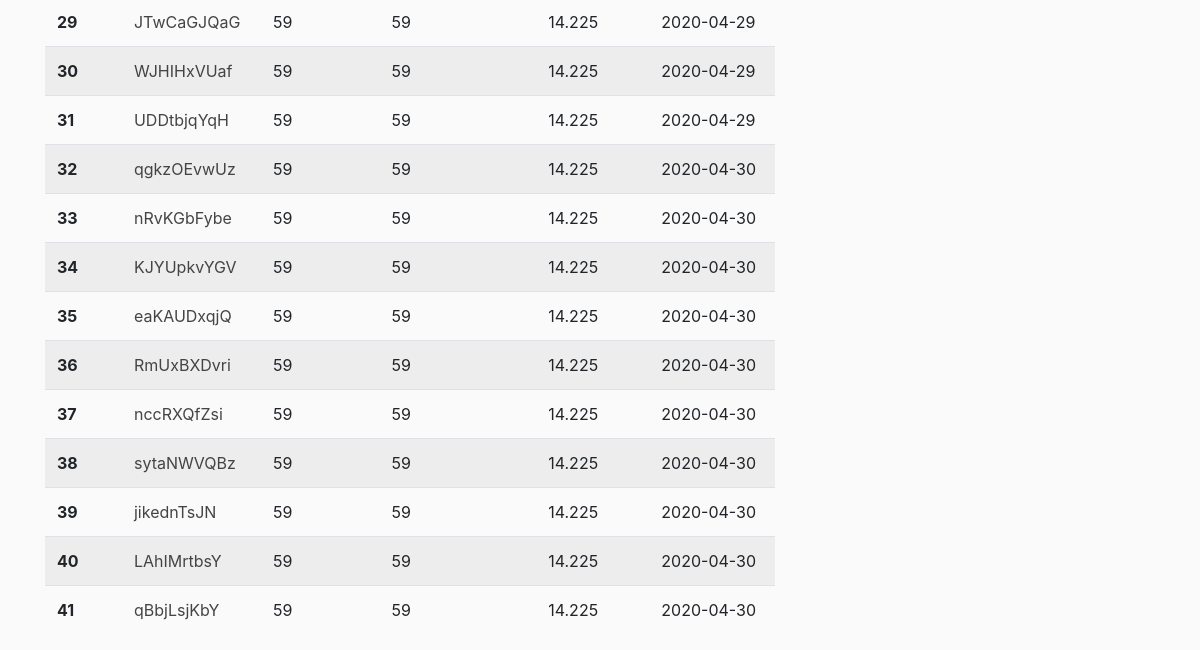
The page /qsolist (lower part) on the database as committed earlier.
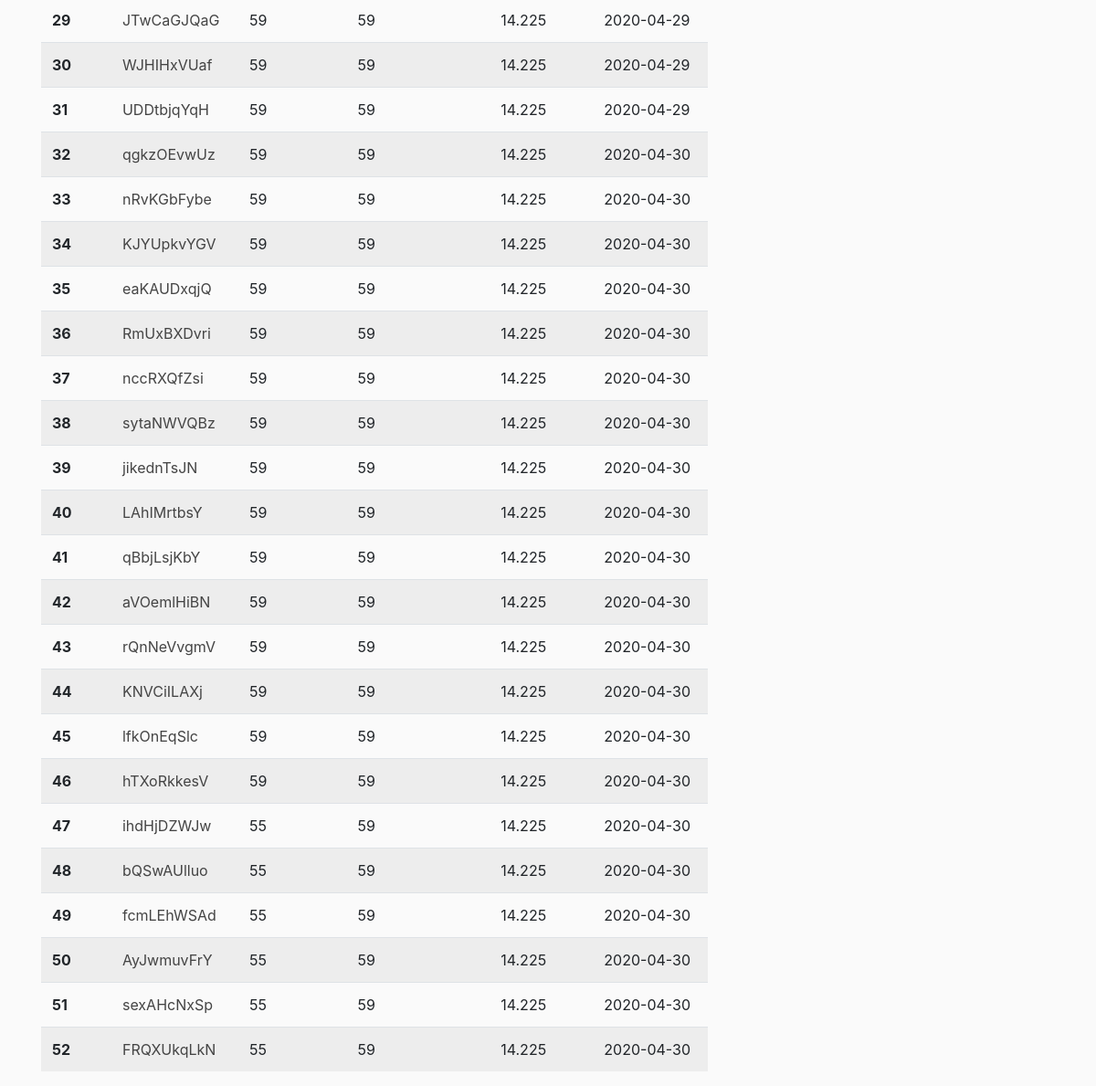
The same page on the database as committed later.
### app/models.py (models this page shows, shortened)
class Qso (db.Model):
    id = db.Column(db.Integer, primary_key=True)
    callsign = db.Column(db.String(20), nullable=False)
    signal_sent = db.Column(db.String(20), nullable=False)
    signal_received = db.Column(db.String(20), nullable=False)
    custom_sent = db.Column(db.String(20), nullable=False)
    custom_received = db.Column(db.String(20), nullable=False)
    frequency_used = db.Column(db.String(20), nullable=False)
    qso_date = db.Column(db.DateTime, nullable=False, default=datetime.utcnow)

### app/views.py (the view)
@app.route("/qsolist")
def qso_list():
    logs = Qso.query.all()
    return render_template("/public/qso_list.html", title='QSO List', logs=logs)

### app/templates/public/qso_list.html (shortened to what this page needs)
{% extends "/dashboard/template/dashboard_template.html" %}
{% block main %}
      <table class="table table-striped table-hover">
        <tbody>
        {% for log in logs %}
          <tr>
            <th scope="row">{{ log.id }}</th>
            <td><a class="article-title" href="{{url_for('contact', contact_id=log.id)}}">{{ log.callsign }}</a></td>
            <td>{{ log.signal_sent }}</td>
            <td>{{ log.signal_received }}</td>
            <td>{{ log.frequency_used }}</td>
            <td>{{ log.qso_date.strftime('%Y-%m-%d') }}</td>
          </tr>
        {% endfor %}
        </tbody>
      </table>
  {% endblock %}

### app/templates/dashboard/template/dashboard_template.html (shortened to what this page needs)
<!doctype html>
<html lang="en">
  <head>
    <link rel="stylesheet" href="https://stackpath.bootstrapcdn.com/bootstrap/4.4.1/css/bootstrap.min.css">
    <link rel="stylesheet" type="text/css" href="{{ url_for('static', filename='css/main.css') }}">
  </head>
  <body>
    <main role="main" class="container">
      <div class="row">
        <div class="col-md-8">
          {% block main %}{% endblock %}
        </div>
      </div>
    </main>
  </body>
</html>

### app/static/css/main.css (style rules this page uses)
body { background: #fafafa; color: #333333; margin-top: 5rem; }
.article-title { color: #444444; }

Rows that differ between the two databases and show on the page:
added Qso: id "42", callsign "aVOemlHiBN", signal_sent "59", signal_received "59", frequency_used "14.225", qso_date "2020-04-30"
added Qso: id "43", callsign "rQnNeVvgmV", signal_sent "59", signal_received "59", frequency_used "14.225", qso_date "2020-04-30"
added Qso: id "44", callsign "KNVCiILAXj", signal_sent "59", signal_received "59", frequency_used "14.225", qso_date "2020-04-30"
added Qso: id "45", callsign "lfkOnEqSlc", signal_sent "59", signal_received "59", frequency_used "14.225", qso_date "2020-04-30"
added Qso: id "46", callsign "hTXoRkkesV", signal_sent "59", signal_received "59", frequency_used "14.225", qso_date "2020-04-30"
added Qso: id "47", callsign "ihdHjDZWJw", signal_sent "55", signal_received "59", frequency_used "14.225", qso_date "2020-04-30"
added Qso: id "48", callsign "bQSwAUlluo", signal_sent "55", signal_received "59", frequency_used "14.225", qso_date "2020-04-30"
added Qso: id "49", callsign "fcmLEhWSAd", signal_sent "55", signal_received "59", frequency_used "14.225", qso_date "2020-04-30"
added Qso: id "50", callsign "AyJwmuvFrY", signal_sent "55", signal_received "59", frequency_used "14.225", qso_date "2020-04-30"
added Qso: id "51", callsign "sexAHcNxSp", signal_sent "55", signal_received "59", frequency_used "14.225", qso_date "2020-04-30"
added Qso: id "52", callsign "FRQXUkqLkN", signal_sent "55", signal_received "59", frequency_used "14.225", qso_date "2020-04-30"
